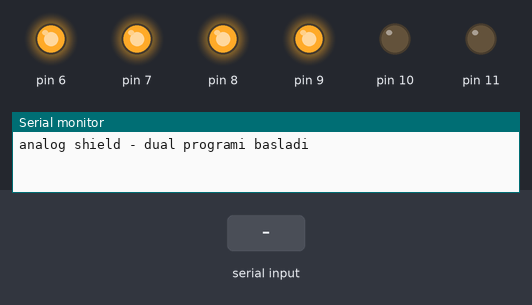
Recording of a sketch running on a simulated Arduino Uno, built with avr-gcc and run on an emulated ATmega328P. Parts: output pins drawn as LEDs (lit = HIGH), the last lines printed to the serial monitor. Inputs (shaded band) come from the test bench.

Above: at 2.2 s.
2.3 s: "r" received over Serial
At 2.7 s:
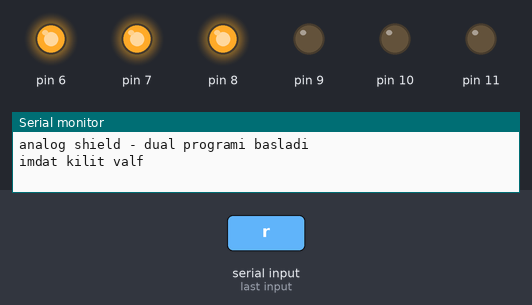
3.9 s: "q90\n" received over Serial
At 5.1 s:
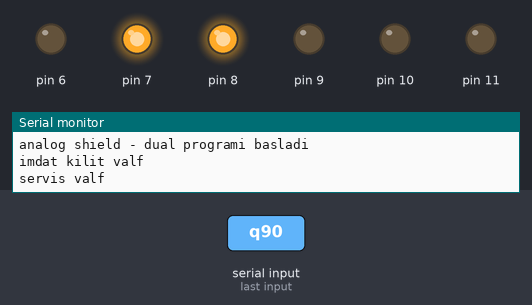
5.4 s: "w90\n" received over Serial
At 6.3 s:
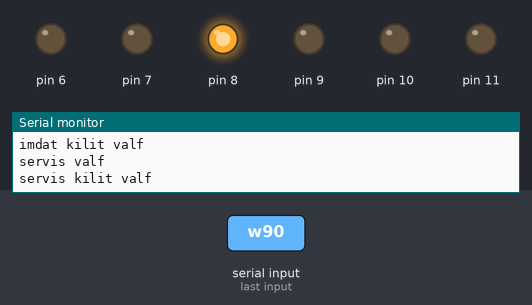
6.9 s: "q 45\n" received over Serial
At 7.4 s:
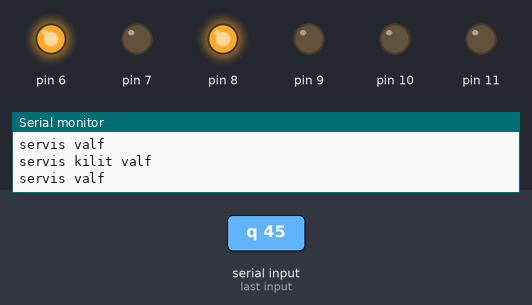
8.4 s: "e90\n" received over Serial
At 9.6 s:
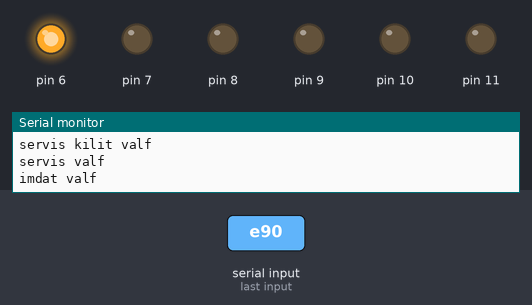
9.9 s: "w 45\n" received over Serial
At 10.9 s:
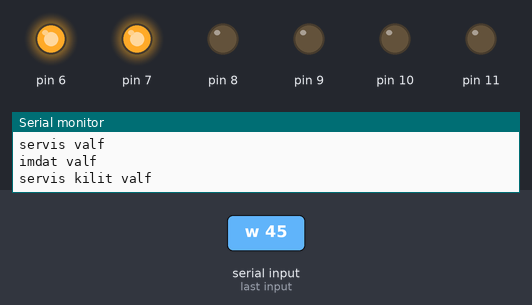
Timing chart, 0 to 12.4 s (numbered marks = the images above; inputs shaded):
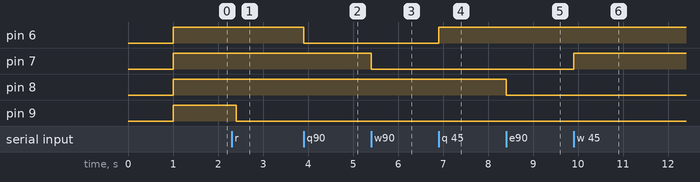

Measured:
- after the input at 2.3 s, pin 9: HIGH → LOW after 0.10 s
- after the input at 3.9 s, pin 6: HIGH → LOW at once
- after the input at 5.4 s, pin 7: HIGH → LOW at once
- after the input at 6.9 s, pin 6: LOW → HIGH at once
- after the input at 8.4 s, pin 8: HIGH → LOW at once
- after the input at 9.9 s, pin 7: LOW → HIGH at once

The sketch:

analog_read_write_shield_dual_test.ino
```cpp
/*
prg adı: analog_read_write_shield_dual_test
tarih: 18.8.2015
yazan: Remzi ŞAHİNOĞLU

bu program istasyon arduinolarına bağlı olan dual analog shield modulunun
test edilmesi için yazılmıştır

*/
String inputString = "";
int data = 0;

void setup() {

  pinMode(0, INPUT);
  pinMode(1, INPUT);

  pinMode(6, OUTPUT);
  pinMode(7, OUTPUT);
  pinMode(8, OUTPUT);
  pinMode(9, OUTPUT);
  pinMode(10, OUTPUT);
  pinMode(11, OUTPUT);

  Serial.begin(9600);
  Serial.println("analog shield - dual programi basladi");

  delay(1000);
  digitalWrite(6, HIGH);
  digitalWrite(7, HIGH);
  digitalWrite(8, HIGH);
  digitalWrite(9, HIGH);
}

void loop() {
  delay(100);

  while (Serial.available()) {
     char inChar = (char)Serial.read();
     inputString += inChar;

     if (inChar == ' ') {
       data = inputString.toInt();
       inputString = "";
     }

     switch(inChar){
       case 's':
         Serial.print("servis pwm: ");
         Serial.println(data);
         analogWrite(10, data); // yazılan değer 8-bit çözünürlükte
         inputString = "";
         break;
       case 'i':
         Serial.print("imdat pwm: ");
         Serial.println(data);
         analogWrite(11, data); // yazılan değer 8-bit çözünürlükte
         inputString = "";
         break;

       case 'q':
         Serial.println("servis valf");
         if(digitalRead(6) == 1){digitalWrite(6, LOW);}else{digitalWrite(6, HIGH);}
         inputString = "";
         break;
       case 'w':
         Serial.println("servis kilit valf");
         if(digitalRead(7) == 1){digitalWrite(7, LOW);}else{digitalWrite(7, HIGH);}
         inputString = "";
         break;
       case 'e':
         Serial.println("imdat valf");
         if(digitalRead(8) == 1){digitalWrite(8, LOW);}else{digitalWrite(8, HIGH);}
         inputString = "";
         break;
       case 'r':
         Serial.println("imdat kilit valf");
         if(digitalRead(9) == 1){digitalWrite(9, LOW);}else{digitalWrite(9, HIGH);}
         inputString = "";
         break;
     }
  }
}
```
